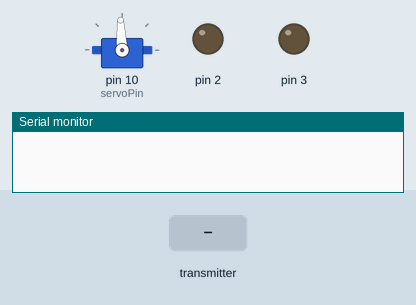
Recording of a sketch running on a simulated Arduino Uno, built with avr-gcc and run on an emulated ATmega328P. Parts: servo, output pins drawn as LEDs (lit = HIGH), the last lines printed to the serial monitor. The test bench sets the inputs (shaded band). No radio packets arrive unless stated.

Above: at 1.2 s.
1.3 s: the transmitter starts sending x = 1023
At 1.8 s:
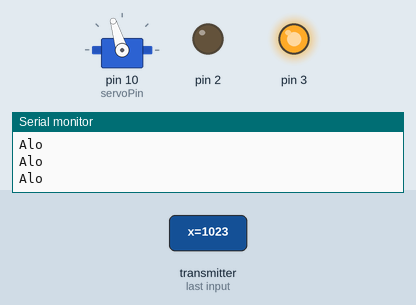
2.8 s: the transmitter starts sending y = 512
At 4.0 s:
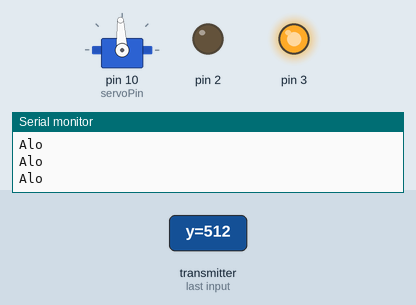
4.3 s: the transmitter starts sending y = 0
At 5.3 s:
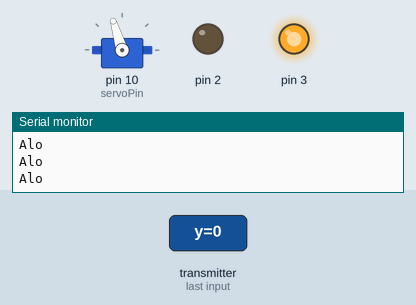
5.8 s: the transmitter starts sending x = 512
At 6.4 s:
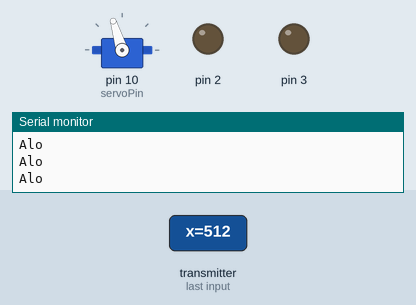
7.3 s: the transmitter starts sending x = 0
At 7.6 s:
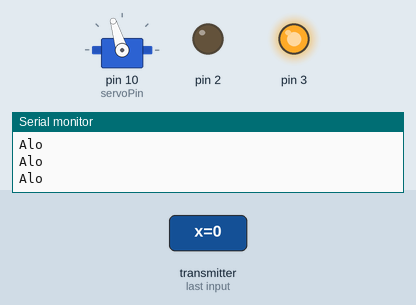
Timing chart, 0 to 9.8 s (numbered marks = the images above; inputs shaded):
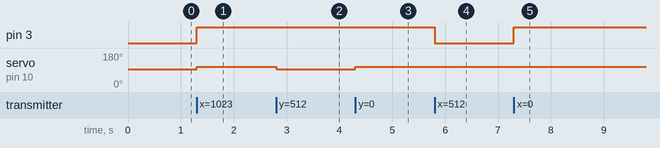

The sketch:

reciver.ino
```cpp
#include <SPI.h>
#include <nRF24L01.h>
#include <RF24.h>
#include <Servo.h>

// Create an RF24 object
RF24 radio(9, 8);  // CE, CSN

const byte address[6] = "00001";
byte servoPin = 10;
Servo servo;

struct TrainReplyStruct {
  int x;
  int y;
  int isPresed;
};

void setup() {
  pinMode(2, OUTPUT);
  pinMode(3, OUTPUT);

  Serial.begin(9600);
  while (!Serial); // Wait for serial port to connect

  radio.begin();
  if (!radio.isChipConnected()) {
    Serial.println("Radio not connected!");
    while (1); // Halt if no radio
  }

  radio.openReadingPipe(0, address);
  radio.startListening();
  servo.attach(servoPin);
  servo.writeMicroseconds(1500); // Stop signal to ESC
  delay(0.1); // Delay for ESC
}

void loop() {
  if (radio.available()) {
    TrainReplyStruct struckForTheCar;
    radio.read(&struckForTheCar, sizeof(struckForTheCar));
    processJoystick(struckForTheCar.x, struckForTheCar.y);
  }

}

void processJoystick(int xValue, int yValue) {
  if (xValue < 390) {
    digitalWrite(2, LOW);  // Ensure pin 2 is LOW
    digitalWrite(3, HIGH); // Set pin 3 to HIGH
  } else if (xValue > 525) {
    Serial.println("Alo");
    digitalWrite(2, LOW);  // Ensure pin 2 is LOW
    digitalWrite(3, HIGH); // Set pin 3 to HIGH
  } else {
    digitalWrite(2, LOW);
    digitalWrite(3, LOW);
  }

  if (yValue < 490) {
    servo.writeMicroseconds(1650);
  } else if (yValue > 523) {
    servo.writeMicroseconds(1390);
  } else {
    servo.writeMicroseconds(1500);
  }
}
```

Measured:
- after the input at 1.3 s, pin 3: LOW → HIGH at once; servo on pin 10 (servoPin): 93° → 107° at once
- after the input at 2.8 s, servo on pin 10 (servoPin): 107° → 93° at once
- after the input at 4.3 s, servo on pin 10 (servoPin): 93° → 107° at once
- after the input at 5.8 s, pin 3: HIGH → LOW at once
- after the input at 7.3 s, pin 3: LOW → HIGH at once
